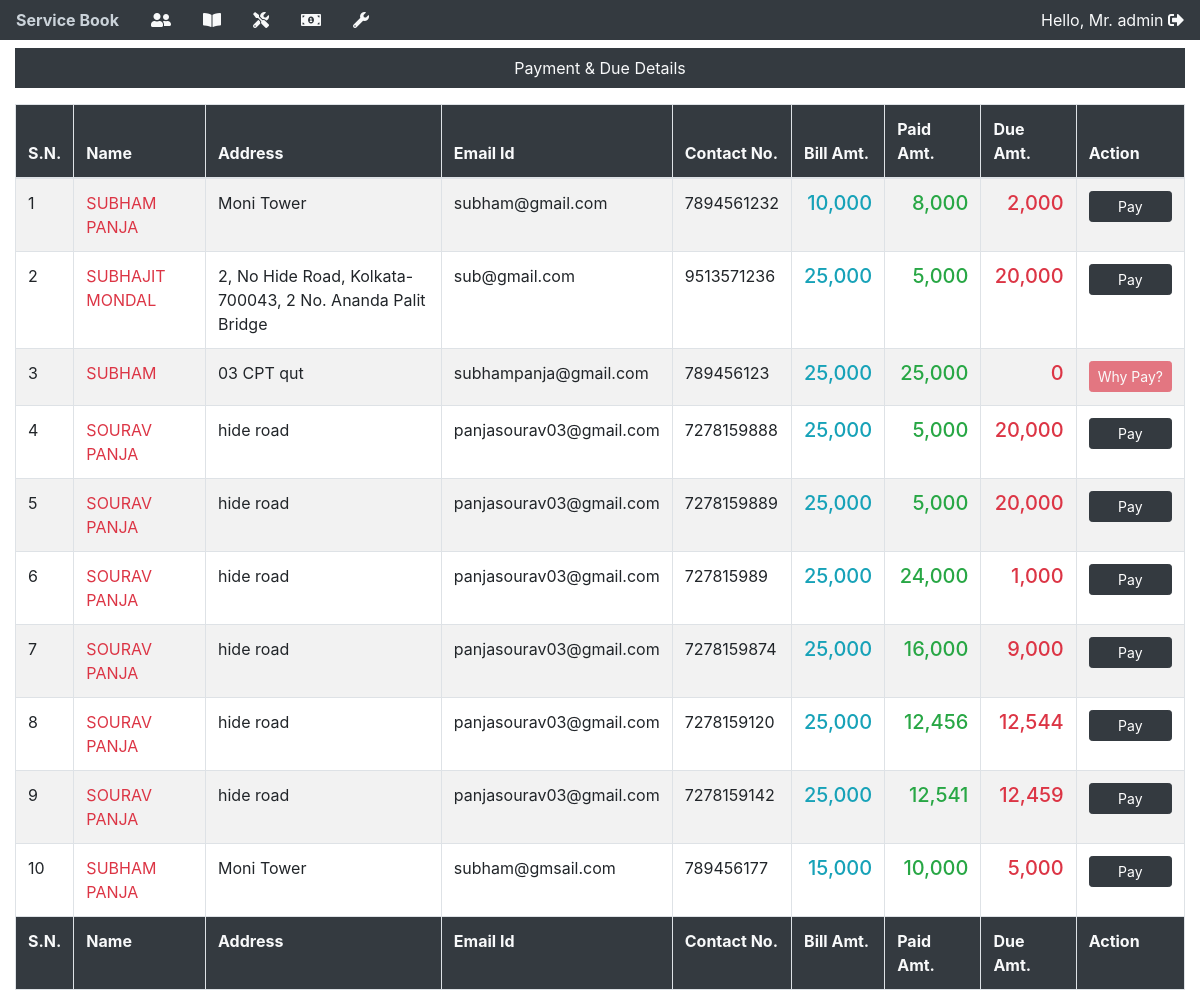
Page /details (signed in) on the earlier database version.
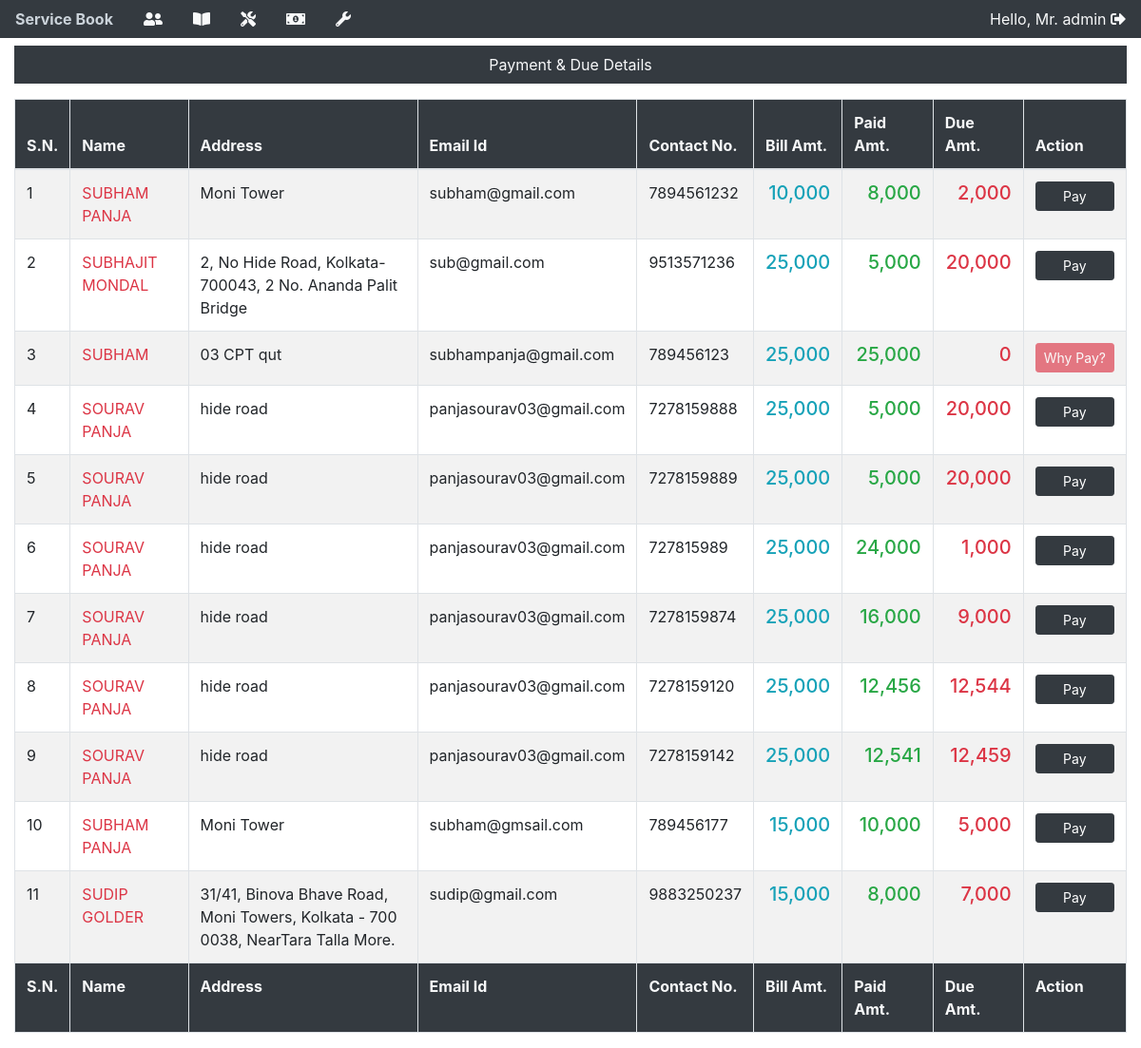
Same page on the later database version.
### app/models.py (models this page shows, shortened)
class customerDetails(models.Model):
    custimerId = models.AutoField(primary_key=True)
    name = models.CharField(max_length=100)
    address = models.CharField(max_length=100, null=True)
    phoneNo = models.CharField(max_length=100, unique=True)
    email = models.EmailField()
    service = models.CharField(max_length=10, null=True, blank=True)
    emi = models.CharField(max_length=10, null=True, blank=True)
    modelNameOne = models.CharField(max_length=100)
    quantityOne = models.CharField(max_length=2, null=True)
    modelNoOne = models.CharField(max_length=100)
    modelNameTwo = models.CharField(max_length=100, blank=True)
    quantityTwo = models.CharField(max_length=2, null=True, blank=True)
    modelNoTwo = models.CharField(max_length=100, blank=True)
    purchaseDate = models.DateField(auto_now=False, auto_now_add=False)
    totalAmount = models.IntegerField()
    advanceAmount = models.IntegerField()
    dueAmount = models.IntegerField(null=True)
    def amount_due(self):
        payable = self.totalAmount
        paid = self.advanceAmount
        return payable - paid

### app/views.py (the view)
# urls.py: path('details', views.details, name="details"),
@login_required(login_url="/login")
def details(request):
    fmm = customerDetails.objects.all() #fmm is normal variable
    return render(request, "details.html", {"fmm": fmm})

### templates/details.html (shortened to what this page needs)
{% include "base.html" %}
{% load humanize %}
{% block content %}
<div class="container-fluid">
  <div class="bg-dark mt-2">
    <p class="nav-link text-light text-center">Payment & Due Details</p>
  </div>
  <div class="row">
    <div class="col">
      <table id="example" class="table table-striped table-bordered" style="width:100%">
        <thead class="bg-dark text-light">
          <tr>
            <th>S.N.</th>
            <th>Name</th>
            <th>Address</th>
            <th>Email Id</th>
            <th>Contact No.</th>
            <th>Bill Amt.</th>
            <th>Paid Amt.</th>
            <th>Due Amt.</th>
            <th>Action</th>
          </tr>
        </thead>
        <tbody>
          {% for f in fmm %}
          <tr>
            <td>{{forloop.counter}}</td>
            <td> <a href="{% url 'iddetails' f.custimerId %}" class="text-danger">{{f.name | upper }}</a></td>
            <td>{{f.address}}</td>
            <td>{{f.email}}</td>
            <td>{{f.phoneNo}}</td>
            <td>
              <h5 class="text-info text-right">{{f.totalAmount | intcomma}}</h5>
            </td>
            <td>
              <h5 class="text-success text-right">{{f.advanceAmount | intcomma}}</h5>
            </td>
            <td>
              <h5 class="text-danger text-right">{{f.amount_due | intcomma}}</h5>
            </td>
            {% if f.totalAmount == f.advanceAmount %}
              <td><a href="{% url 'paymentPage' f.custimerId %}" class="btn btn-danger btn-sm w-100 disabled" >Why Pay?</a></td>
            {% else %}
              <td><a href="{% url 'paymentPage' f.custimerId %}" class="btn btn-dark btn-sm w-100">Pay</a></td>
            {% endif %}
          </tr>
          {% endfor %}
        </tbody>
        <tfoot class="bg-dark text-light">
          <tr>
            <th>S.N.</th>
            <th>Name</th>
            <th>Address</th>
            <th>Email Id</th>
            <th>Contact No.</th>
            <th>Bill Amt.</th>
            <th>Paid Amt.</th>
            <th>Due Amt.</th>
            <th>Action</th>
          </tr>
        </tfoot>
      </table>
    </div>
  </div>
</div>
{% endblock content %}

Differences in the rows shown:
added customerDetails: name "SUDIP GOLDER", address "31/41, Binova Bhave Road, Moni Towers, Kolkata - 700 0038, NearTara Talla More.", email "sudip@gmail.com", phoneNo "9883250237", totalAmount "15,000", advanceAmount "8,000", amount_due "7,000", shows "Pay"
